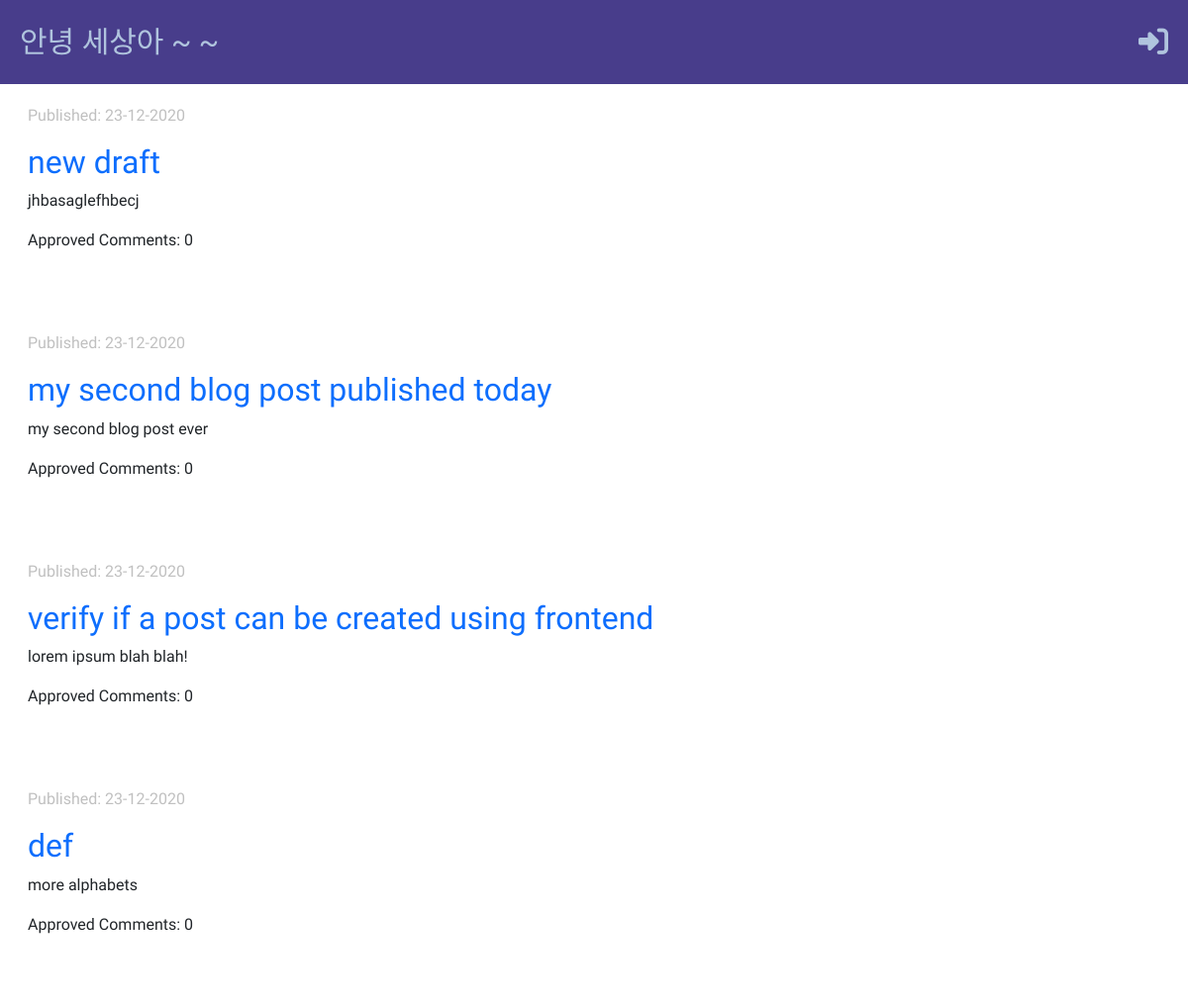
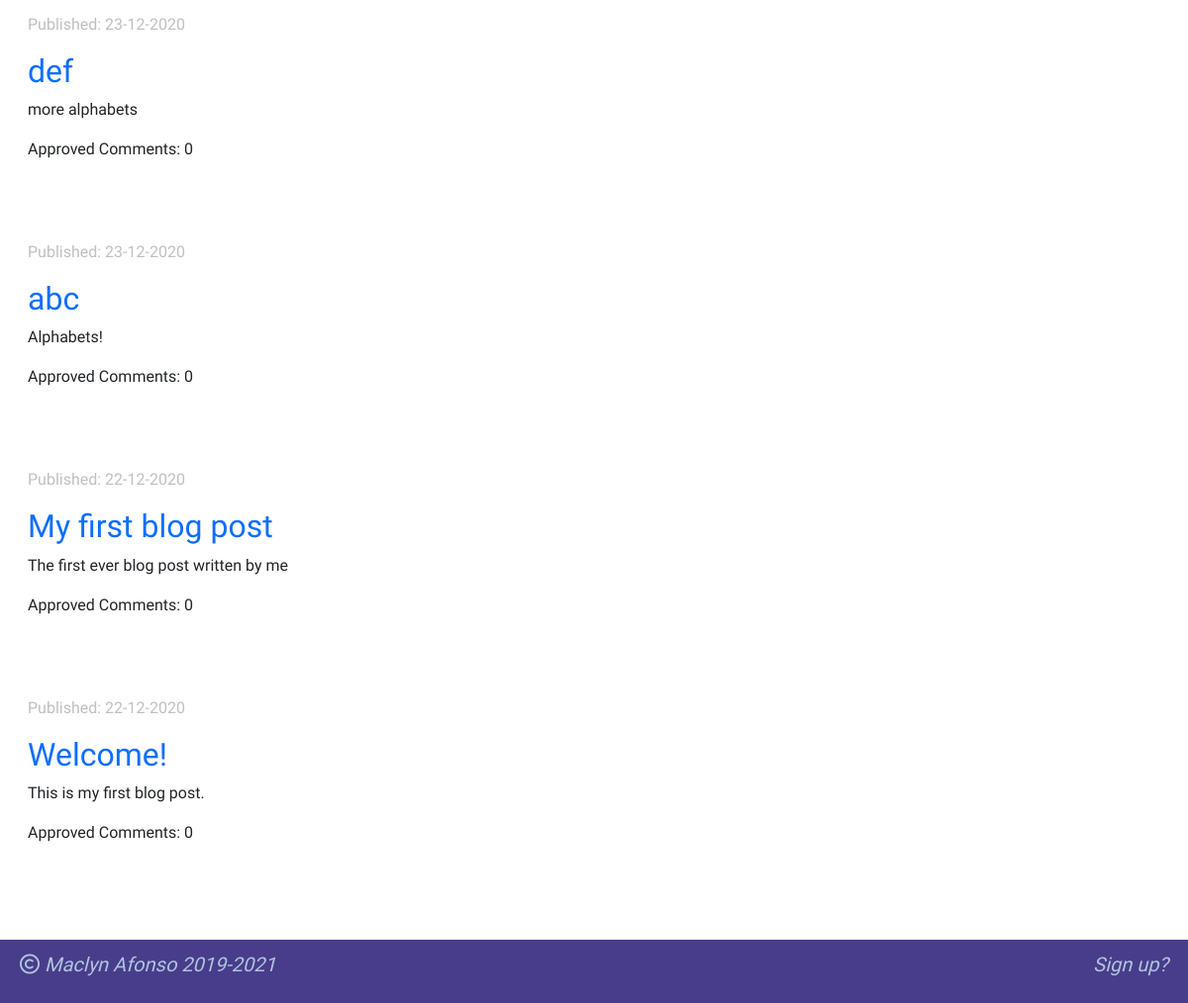
/, run on an earlier commit of the app's database (2 pictures, top to bottom).
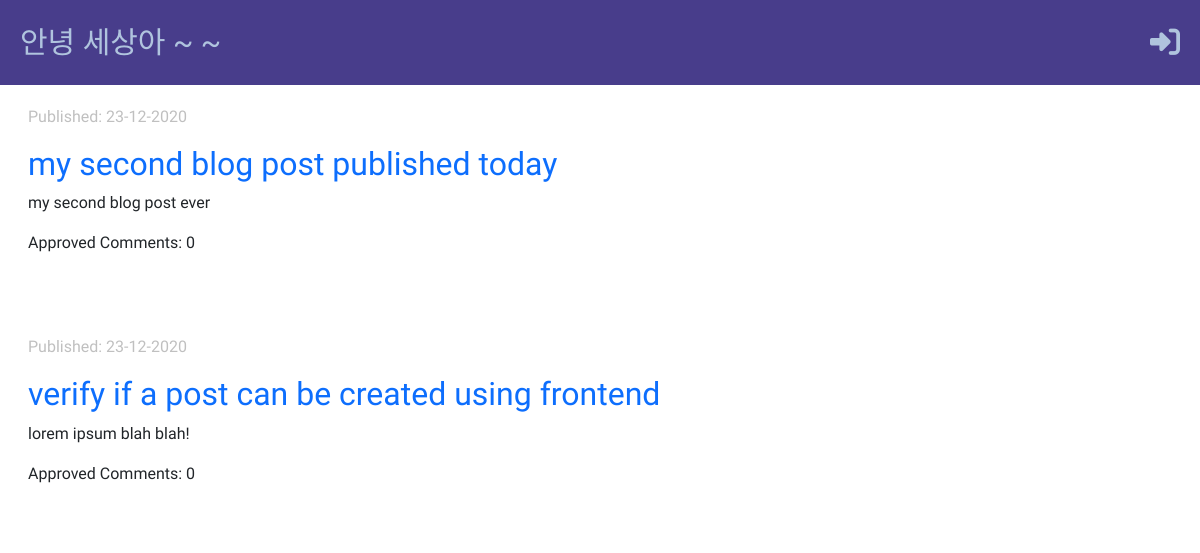
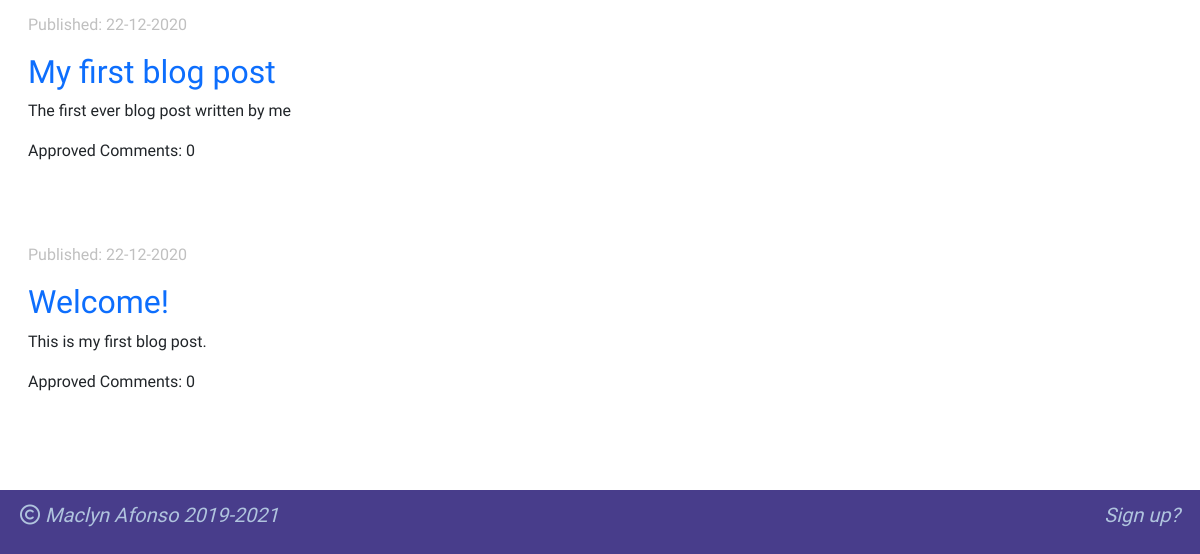
And on a later commit of the database (2 pictures, top to bottom).
### blog/models.py (models this page shows, shortened)
class Post(models.Model):
    author = models.ForeignKey('auth.User', on_delete=models.CASCADE)
    title = models.CharField(max_length=250)
    text = models.TextField()
    created_date = models.DateTimeField(default=timezone.now)
    published_date = models.DateTimeField(blank=True, null=True)
    approved = models.BooleanField(default=False)
    def approved_comments(self):
        return self.comments.filter(approved=True)

### blog/views.py (the view)
# urls.py: path('', views.post_list, name='post_list'),
def post_list(request):
    posts = Post.objects.filter(published_date__lte=timezone.now()).order_by('-published_date')
    posts_for_frontend = {
        'posts': posts
    }
    return render(request, 'blog/post_list.html', posts_for_frontend)

### blog/templates/blog/post_list.html
{% extends 'blog/base_page.html' %}
{% block content %}
    {% if posts|length > 0 %}
        {% for post in posts %}
            <div class="row-content">
                {% if post.published_date %}
                    <p class="date">Published: {{ post.published_date|date:'d-m-Y' }} </p>
                {% else %}
                    <p class="date">Created: {{ post.created_date|date:'d-m-Y' }} </p>
                {% endif %}
                <h2><a href="{% url 'post_details' primary_key=post.pk %}"> {{ post.title }} </a></h2>
                <p> {{ post.text | truncatechars:50 }} </p>
                <span>Approved Comments: {{ post.approved_comments.count }}</span>
            </div>
        {% endfor %}
    {% else %}
    <div class="no-posts-message">
        <div><i class="fas fa-info-circle"></i></div>
        <div>No Posts to view!</div>
    </div>
    {% endif %}
{% endblock %}

### blog/templates/blog/base_page.html (shortened to what this page needs)
<!DOCTYPE html>
<html lang="en">
<head>
    <link href="https://cdn.jsdelivr.net/npm/bootstrap@5.0.0-beta1/dist/css/bootstrap.min.css" rel="stylesheet">
    {% load static %}
    <link href="{% static 'css/style.css' %}" rel="stylesheet">
</head>
<body>
    <div class="header">
        <div><a href="{% url 'post_list' %}"> 안녕 세상아 ~ ~ </a></div>
        <div>
            {% if user.is_authenticated %}
                <a href="{% url 'post_new' %}" data-toggle="tooltip" title="Create a new post"><i class="fas fa-plus-circle"></i></a>
                <a href="{% url 'post_draft_list' %}" data-toggle="tooltip" title="View Drafts"><i class="fas fa-file-alt"></i></a>
                <a href="{% url 'logout' %}" data-toggle="tooltip" title="Logout"><i class="fas fa-sign-out-alt"></i></a>
            {% else %}
                <a href="{% url 'login' %}" data-toggle="tooltip" title="Login"><i class="fas fa-sign-in-alt"></i></a>
            {% endif %}
        </div>
    </div>
    <div class="content-container">
        <div class="row">
            {% block content %}
            {% endblock %}
        </div>
    </div>
    <div class="footer">
        <span class="copyright"><i class="far fa-copyright"></i> Maclyn Afonso 2019-2021</span>
        {% if user.is_authenticated %}
            <span class="logged-in-user">Logged in as {{ user.username }}</span>
        {% else %}
            <a href="{% url 'signup' %}" class="signup-link">Sign up?</a>
        {% endif %}
    </div>
</body>
</html>

### blog/static/css/style.css (style rules this page uses)
body { font-family: 'Raleway', sans-serif; }
body a { text-decoration: none; }
.header { background-color: darkslateblue; margin-top: 0; padding: 20px 20px 20px 20px; display: flex; justify-content: space-between; font-size: 30px; font-style: bold; }
.header a { color: lightsteelblue; }
.footer { background-color: darkslateblue; padding: 10px 20px 10px 20px; display: flex; justify-content: space-between; position: fixed; bottom: 0; width: 100%; height: 8vh; }
.logged-in-user, .copyright, .signup-link { font-style: italic; font-size: 20px; color: lightsteelblue; }
.content-container { display: flex; flex-direction: column; max-width: 65vw; margin-top: 20px; }
.row, .row-content { padding-left: 20px; padding-bottom: 10vh; }
.date { color: silver; }

What changed in the data, as far as the page shows it:
removed Post: published_date "23-12-2020", title "new draft", text "jhbasaglefhbecj", approved_comments.count "0"
removed Post: published_date "23-12-2020", title "def", text "more alphabets", approved_comments.count "0"
removed Post: published_date "23-12-2020", title "def", text "more alphabets", approved_comments.count "0"
removed Post: published_date "23-12-2020", title "abc", text "Alphabets!", approved_comments.count "0"
